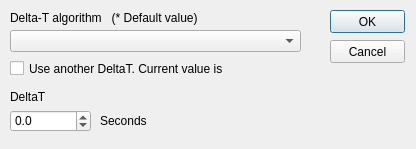
<?xml version="1.0" encoding="UTF-8"?>
<ui version="4.0">
 <class>CDeltaT</class>
 <widget class="QDialog" name="CDeltaT">
  <property name="geometry">
   <rect>
    <x>0</x>
    <y>0</y>
    <width>416</width>
    <height>149</height>
   </rect>
  </property>
  <property name="windowTitle">
   <string>Set DeltaT</string>
  </property>
  <widget class="QDoubleSpinBox" name="doubleSpinBox">
   <property name="geometry">
    <rect>
     <x>10</x>
     <y>110</y>
     <width>81</width>
     <height>22</height>
    </rect>
   </property>
   <property name="decimals">
    <number>1</number>
   </property>
   <property name="minimum">
    <double>-100000.000000000000000</double>
   </property>
   <property name="maximum">
    <double>100000.000000000000000</double>
   </property>
  </widget>
  <widget class="QLabel" name="label">
   <property name="geometry">
    <rect>
     <x>10</x>
     <y>90</y>
     <width>46</width>
     <height>13</height>
    </rect>
   </property>
   <property name="text">
    <string>DeltaT</string>
   </property>
  </widget>
  <widget class="QCheckBox" name="checkBox">
   <property name="geometry">
    <rect>
     <x>10</x>
     <y>60</y>
     <width>291</width>
     <height>17</height>
    </rect>
   </property>
   <property name="text">
    <string>Use another DeltaT. Current value is </string>
   </property>
  </widget>
  <widget class="QLabel" name="label_2">
   <property name="geometry">
    <rect>
     <x>100</x>
     <y>110</y>
     <width>121</width>
     <height>21</height>
    </rect>
   </property>
   <property name="text">
    <string>Seconds</string>
   </property>
  </widget>
  <widget class="QPushButton" name="pushButton">
   <property name="geometry">
    <rect>
     <x>330</x>
     <y>10</y>
     <width>75</width>
     <height>23</height>
    </rect>
   </property>
   <property name="text">
    <string>OK</string>
   </property>
  </widget>
  <widget class="QPushButton" name="pushButton_2">
   <property name="geometry">
    <rect>
     <x>330</x>
     <y>40</y>
     <width>75</width>
     <height>23</height>
    </rect>
   </property>
   <property name="text">
    <string>Cancel</string>
   </property>
  </widget>
  <widget class="QComboBox" name="comboBox">
   <property name="geometry">
    <rect>
     <x>10</x>
     <y>30</y>
     <width>291</width>
     <height>22</height>
    </rect>
   </property>
  </widget>
  <widget class="QLabel" name="label_3">
   <property name="geometry">
    <rect>
     <x>10</x>
     <y>10</y>
     <width>231</width>
     <height>16</height>
    </rect>
   </property>
   <property name="text">
    <string>Delta-T algorithm   (* Default value)</string>
   </property>
  </widget>
 </widget>
 <tabstops>
  <tabstop>comboBox</tabstop>
  <tabstop>checkBox</tabstop>
  <tabstop>doubleSpinBox</tabstop>
  <tabstop>pushButton</tabstop>
  <tabstop>pushButton_2</tabstop>
 </tabstops>
 <resources/>
 <connections/>
</ui>
